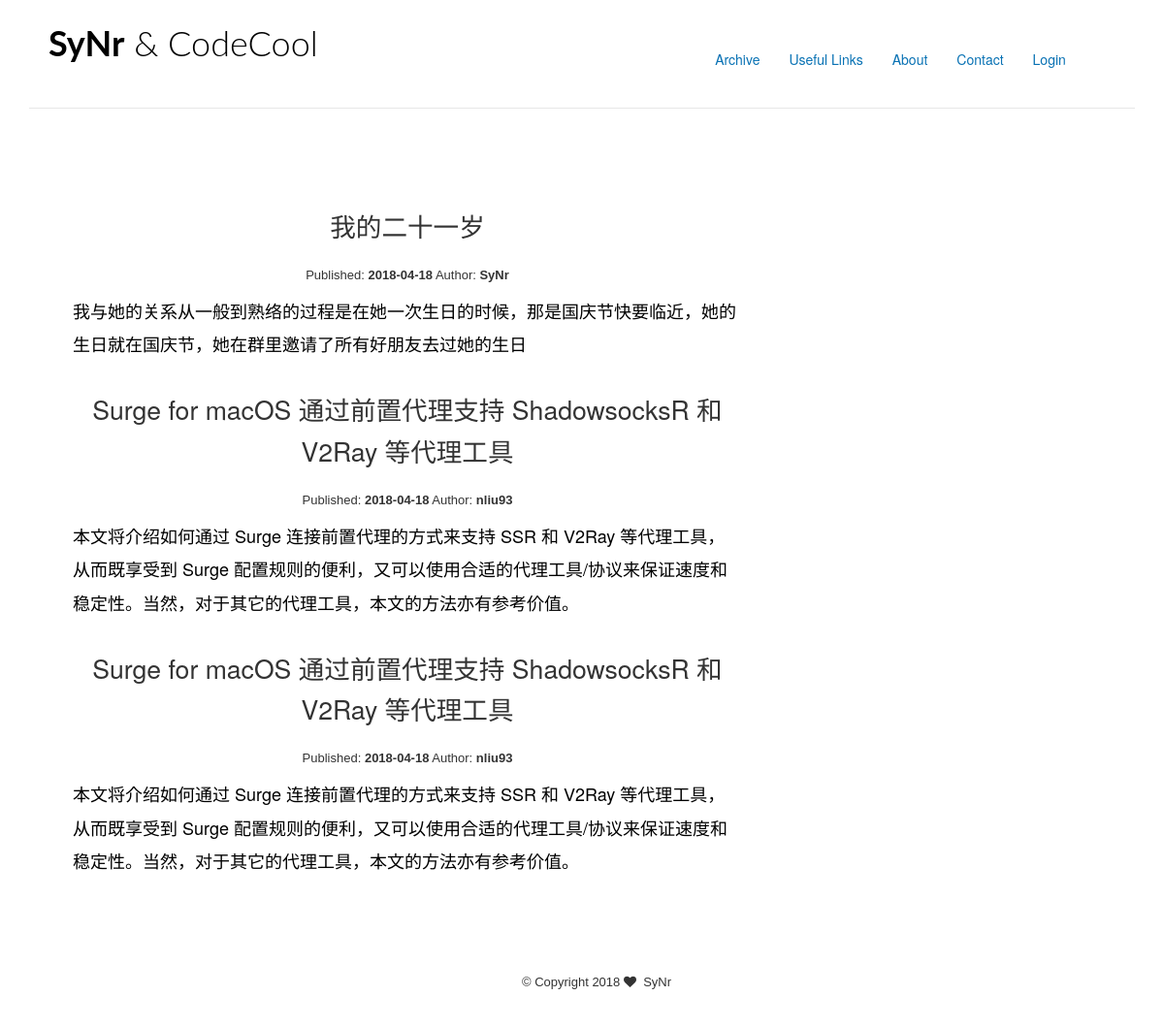
The page / on the database its author committed.
### tables this page shows
CREATE TABLE entries (
  id integer primary key autoincrement,
  title string not null,
  description string not null,
  content string not null,
  date DATE not null ,
  author string not null,
  tags string not null
);

### flaskr.py (the view)
@app.route('/')
def show_entries():
    cur = g.db.execute('select title, description, date, author from entries order by id desc')
    entries = [dict(title=row[0], description=row[1], date=row[2], author=row[3]) for row in cur.fetchall()]
    return render_template('index.html', entries=entries)

### flaskr.py (called while the page is built)
def connect_db():
    return sqlite3.connect(app.config['DATABASE'])

@app.before_request
def before_request():
    g.db = connect_db()

### templates/index.html (shortened to what this page needs)
{% extends "main.html" %}
{% block body %}
  <div class="content-body">
    <div class="container">
        <div class="row">
            <main class="col-md-8">
                <article class="post post-1">
                    <header class="entry-header">
                        {% for entry in entries %}
                          <h2 class="entry-title">{{ entry.title }}</h2>
                          <p class="entry-date">Published:&nbsp<b>{{ entry.date }}</b>
                            Author:&nbsp<b>{{ entry.author }}</b>
                          </p>
                            <div class="entry-content clearfix">
                            {{ entry.description|safe }}
                            </div>
                        {% else %}
                          <em>Unbelievable.  No entries here so far</em>
                        {% endfor %}
{% endblock %}

### templates/main.html (shortened to what this page needs)
<!doctype html>
<head>
    <link rel=stylesheet type=text/css href="{{ url_for('static', filename='style.css') }}">
    <link rel="stylesheet" type="text/css" href="{{ url_for('static', filename='bootstrap.min.css') }}">
    <link href="https://cdn.bootcss.com/font-awesome/4.7.0/css/font-awesome.css" rel="stylesheet">
</head>
<div class="container">
    <header id="site-header">
        <div class="row">
            <div class="col-md-4 col-sm-5 col-xs-8">
                <div class="logo">
                    <h1><a href="{{ url }}"><b>SyNr</b> &amp; CodeCool</a></h1>
                </div>
            </div>
                <div class="col-md-8 col-sm-7 col-xs-4">
                    <nav class="main-nav" role="navigation">
                    <div class="collapse navbar-collapse" id="bs-example-navbar-collapse-1">
                        <ul class="nav navbar-nav navbar-right">
                        <li class="cl-effect-11"><a href="{{ url_for('show_entries') }}">Archive</a></li>
                        <li class="cl-effect-11"><a href="{{ url_for('show_friends') }}">Useful Links</a></li>
                        <li class="cl-effect-11"><a href="{{ url_for('show_entries') }}">About</a></li>
                        <li class="cl-effect-11"><a href="{{ url_for('show_entries') }}">Contact</a></li>
                          {% if not session.logged_in %}
                            <li class="cl-effect-11"><a href="{{ url_for('login') }}">Login</a></li>
                          {% else %}
                            <li class="cl-effect-11"><a href="{{ url_for('logout') }}">Logout</a></li>
                          {% endif %}
                      </ul>
                    </div>
            </div>
    </header>
 {% block body %}{% endblock %}
</div>
<div class="footer">
<p>© Copyright 2018&nbsp<i class="fa fa-heart" aria-hidden="true"></i>&nbsp SyNr</p>
</div>

### static/style.css (style rules this page uses)
.logo h1 a { color: #000; }
.logo h1 { margin: 0; font-family: 'Lato', sans-serif; font-weight: 300; }
.container { padding-right:15px; padding-left:15px; margin-right:auto; margin-left:auto }
#site-header { background-color: #FFF; padding: 25px 20px; margin-bottom: 40px; border-bottom: 1px solid #e7e7e7; }
.main-nav { margin-top: 11px; max-width: 95%; }
.nav { padding-left: 0; margin-bottom: 0; list-style: none; }
.row { margin-right: -15px; margin-left: -15px; }
.cl-effect-11 a { padding: 10px 0; color: #0972b4; text-shadow: none; }
.cl-effect-11 a::before { position: absolute; top: 0; left: 0; overflow: hidden; padding: 0 0 5px 0 !important; max-width: 0; border-bottom: 1px solid #000; color: #000; content: attr(data-hover); white-space: nowrap; -webkit-transition: max-width 0.5s; -moz-transition: max-width 0.5s; transition: max-width 0.5s; }
.content-body { padding-bottom: 4em; }
.post { background: #fff; padding: 30px 30px 0; }
.entry-title { text-align: center; font-size: 1.9em; margin-bottom: 20px; line-height: 1.6; padding: 10px 20px 0; }
.entry-content { font-size: 18px; line-height: 1.9; font-weight: 300; color: #000; }
.entry-date { text-align: center; font-size: 13px; font-family: miranafont,"Hiragino Sans GB",STXihei,"Microsoft YaHei",SimSun,sans-serif; }
.footer { margin-top: 100px; font-size: 13px; text-align: center; font-family: miranafont,"Hiragino Sans GB",STXihei,"Microsoft YaHei",SimSun,sans-serif; }

### rows shown on the page
entries: title "我的二十一岁", date "2018-04-18", author "SyNr", description "我与她的关系从一般到熟络的过程是在她一次生日的时候，那是国庆节快要临近，她的生日就在国庆节，她在群里邀请了所有好朋友去过她的生日"
entries: title "Surge for macOS 通过前置代理支持 ShadowsocksR 和 V2Ray 等代理工具", date "2018-04-18", author "nliu93", description "本文将介绍如何通过 Surge 连接前置代理的方式来支持 SSR 和 V2Ray 等代理工具，从而既享受到 Surge 配置规则的便利，又可以使用合适的代理工具/协议来保证速度和稳定性。当然，对于其它的代理工具，本文的方法亦有参考价值。"
entries: title "Surge for macOS 通过前置代理支持 ShadowsocksR 和 V2Ray 等代理工具", date "2018-04-18", author "nliu93", description "本文将介绍如何通过 Surge 连接前置代理的方式来支持 SSR 和 V2Ray 等代理工具，从而既享受到 Surge 配置规则的便利，又可以使用合适的代理工具/协议来保证速度和稳定性。当然，对于其它的代理工具，本文的方法亦有参考价值。"
